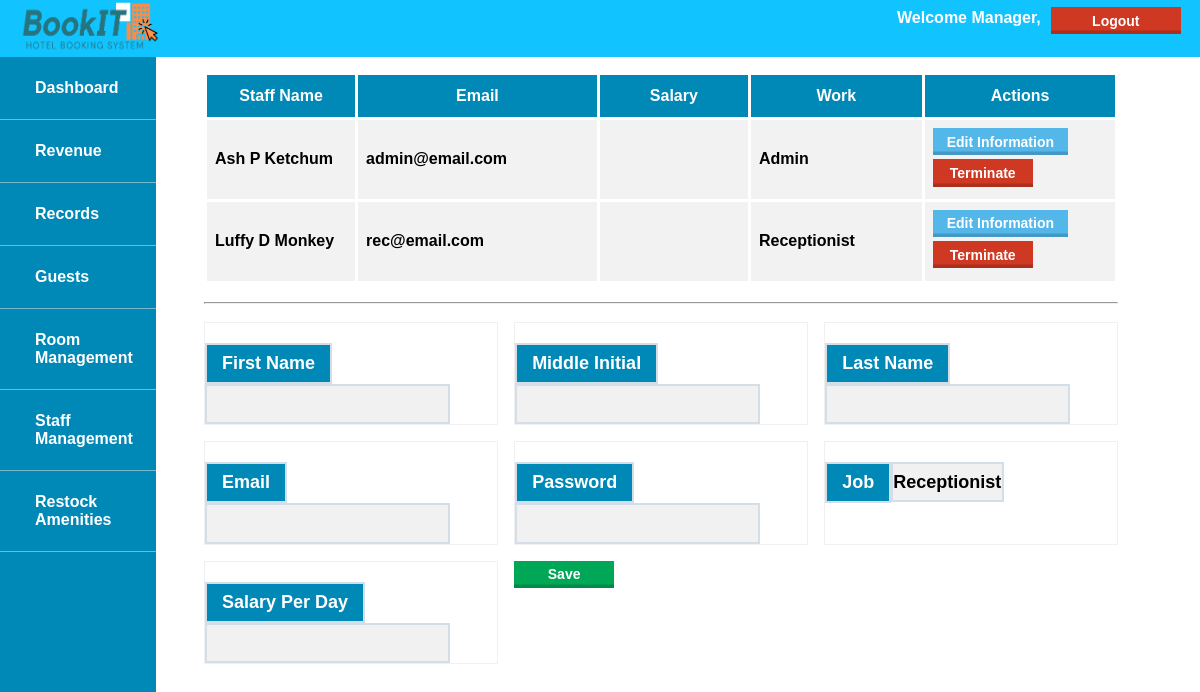
/manager_staff.php, run on the app's committed database.
### tables this page shows
CREATE TABLE Users(
        user_id INT NOT NULL AUTO_INCREMENT PRIMARY KEY,
        fname VARCHAR(100),
        lname VARCHAR(100),
        MI VARCHAR(5) ,
        email VARCHAR(100) ,
        password VARCHAR(100) ,
        user_type ENUM('Receptionist', 'Admin')
    );

### connection.php (called while the page is built, shortened)
<?php
    $fname = '';
    $mi = "";
    $lname = "";
    $email = "";
    $salary = "";
    $update = false;
?>

### manager_staff.php (the view, shortened to what this page needs)
<?php
    include 'connection.php';
?>
<!DOCTYPE html>
<html>
    <head>
        <link rel="stylesheet" href="style.css">
    </head>
    <body>
        <header>
        <div id="header">
        <img src="assets/bookIT_Logo.png">
        <div class="right-float">
                <a>
                    <form method="post" action="#">
                        <button class="Logoutbutton" name="logout">Logout</button>
                    </form>
                </a>
            </div>
            <div class="right-float">
                <p>Welcome Manager,</p>
            </div>
        </div>
        </header>
        <nav><ul>
                <li id="logoli"><img src="assets/bookIT_Logo.png"></li>
                <li><a href="manager_dashboard.php">Dashboard</a></li>
                <li><a href="manager_revenue.php">Revenue</a></li>
                <li><a href="manager_records.php">Records</a></li>
                <li><a href="manager_guests.php">Guests</a></li>
                <li><a href="manager_room-mgt.php">Room Management</a></li>
                <li><a href="#">Staff Management</a></li>
                <li><a href="manager_restock.php">Restock Amenities</a></li>
            </ul>
        </nav>
        <div id="content">
            <table id="Table">
                    <tr>
                        <th>Staff Name</th>
                        <th>Email</th>
                        <th>Salary</th>
                        <th>Work</th>
                        <th>Actions</th>
                    </tr>
                    <?php
                            $sql = "SELECT user_id AS 'UID',
                            CONCAT(fname, ' ', MI, ' ', lname) AS 'Staff Name',
                            email AS 'Email', salary AS 'Salary',
                            user_type AS 'Job' FROM users;";
                            $display = $conn->query($sql);
                            if($rows = $display != NULL){
                                while($rows = $display->fetch_assoc()){
                                    echo
                                        "<tr><td>". $rows['Staff Name']. "</td>
                                             <td>". $rows['Email']. "</td>
                                             <td>". $rows['Salary']. "</td>
                                             <td>". $rows['Job']. "</td>
                                             <td><button class='Offerbutton'><a href='manager_staff.php?edit=".$rows['UID']."'>Edit Information</a></button>
                                                 <button class='Checkoutbutton'><a href='staff-server.php?delete=".$rows['UID']."'>Terminate</a></button></td>
                                        </tr>";
                                        }
                                    echo "</table>";
                            }else{
                                echo "No staff here. ";
                            }
                    ?>
            <br>
            <hr>
            <br>
            <form method="post" action="staff-server.php" class="staffgrid">
                <span class="staffbox1">
                    <label class='Labelform-staff'>First Name</label><input type="text" class='input-staff' name="fname" value="<?php echo $fname;?>"></span>
                <span class="staffbox2">
                    <label class='Labelform-staff'>Middle Initial</label><input type="text" class='input-staff' name="mi"value="<?php echo $mi;?>"></span>
                <span class="staffbox3">
                    <label class='Labelform-staff'>Last Name</label><input type="text" class='input-staff' name="lname" value="<?php echo $lname;?>"></span>
                <span class="staffbox4">
                    <label class='Labelform-staff'>Email</label><input type="email" class='input-staff' name="email" value="<?php echo $email;?>"required></span>
                <span class="staffbox5">
                    <label class='Labelform-staff'>Password</label><input type="password" class='input-staff' name="password" value=""required></span>
                <span class="staffbox6">
                    <label class='Labelform-staff'>Job</label><select name="jobs" class='input-staff' id="jobs">
                        <option value="Receptionist">Receptionist</option>
                    </select></span>
                <span class="staffbox7">
                <label class='Labelform-staff'>Salary Per Day</label><input type="text" class='input-staff' name="salary" value="<?php echo $salary;?>"></span>
                <span class="staffbox8">
                <?php
                    if($update == true):
                ?>
                <button type="submit" class="Greenbutton" name="update" >Update</button>
                <?php else: ?>
                <button type="submit" class="Greenbutton" name="save" >Save</button>
                <?php endif; ?></span>
	        </form>
        </div>
    </body>

### style.css (style rules this page uses)
* { margin: 0; padding: 0; box-sizing: border-box; font-family: 'Montserrat', sans-serif; font-weight: 600; }
#header { padding: 1px 15px; background-color: #11C3FF; color: white; height: 65px; width: 100%; z-index: 999; position: absolute; margin-top: -32px; }
.right-float { float: right; }
.right-float button { margin-top: 1em; }
#header img { height: 65px; width: 145px; }
#header p { margin-top: 1em; padding: 0 10px; }
#content { margin-top: 2%; margin-left: 17%; margin-right: 6.8%; margin-bottom: 2%; padding-top: 4%; }
ul { list-style-type: none; width: 13%; background-color: #0088B6; position: fixed; height: 120%; overflow-x: hidden; margin-top: -36px; z-index: 1; }
#logoli { background-color: #11C3FF; }
li a { padding-top:4px; display: block; color: #fff; padding: 22px 35px; text-decoration: none; font-weight: bold; border-bottom: 1px solid rgba(240, 233, 233, .5); }
input.booking[type="file"],input.mngt[type="file"],select { width: 23.4%; background: #f1f1f1; }
.Labelform-staff { display: inline-block; padding: 8px 15px; font-size: 18px; color: white; border: 2px solid #D3DEE8; background-color: #0088B6; -webkit-box-sizing:border-box; -moz-box-sizing:border-box; box-sizing:border-box; margin-top: 20px; }
.input-staff { display: inline-block; padding: 7.8px 0px; font-size: 18px; width: auto; -webkit-appearance: none; border: 2px solid #D3DEE8; background-color: #F1F1F1; -webkit-box-sizing:border-box; -moz-box-sizing:border-box; box-sizing:border-box; }
.staffgrid { display: grid; grid-template-columns: 1fr 1fr 1fr; grid-gap: 1em; grid-auto-rows: minmax(100px, auto); width: 100%; align-items: stretch; }
.staffbox1 { border: 1px solid rgba(213, 213, 213, 0.37); grid-column: 1; grid-row:1; color: #fff; }
.staffbox2 { border: 1px solid rgba(213, 213, 213, 0.37); grid-column: 2; grid-row:1; color: #fff; }
.staffbox3 { border: 1px solid rgba(213, 213, 213, 0.37); grid-column: 3; grid-row:1; color: #fff; }
.staffbox4 { border: 1px solid rgba(213, 213, 213, 0.37); grid-column: 1/2.5; grid-row:2; color: #fff; }
.staffbox5 { border: 1px solid rgba(213, 213, 213, 0.37); grid-column: 2.5/4; grid-row:2; color: #fff; }
.staffbox6 { border: 1px solid rgba(213, 213, 213, 0.37); grid-column: 3; grid-row:; color: #fff; }
.staffbox7 { border: 1px solid rgba(213, 213, 213, 0.37); grid-column: 1; grid-row:3; color: #fff; }
#Table { border-collapse: collapse; width: 100%; }
#Table td, #Table th { border: 3px solid #fff; padding: 8px; overflow: hidden; }
#Table tr { background-color: #f2f2f2; }
#Table th { padding-top: 12px; padding-bottom: 12px; text-align: center; background-color: #0088B6; color: white; overflow: hidden; width: 100px; }
button { border: none; color: white; padding:0.4em 1em; text-align: center; text-decoration: none; display: inline-block; font-size: 14px; margin:0 0.3em 0.3em 0; box-shadow:inset 0 -0.6em 0 -0.35em rgba(0,0,0,0.17); font-weight: bold; }
.Greenbutton { background-color: #00A757; border: none; color: white; padding:0.4em 1em; text-align: center; text-decoration: none; display: inline-block; font-size: 14px; margin:0 0.3em 0.3em 0; box-shadow:inset 0 -0.6em 0 -0.35em rgba(0,0,0,0.17); font-weight: bold; white-space: normal; -webkit-appearance: none; width: 100px; }
.Logoutbutton { background-color: #CF3823; border: none; color: white; padding:0.4em 1em; text-align: center; text-decoration: none; display: inline-block; font-size: 14px; margin:0 0.3em 0.3em 0; box-shadow:inset 0 -0.6em 0 -0.35em rgba(0,0,0,0.17); font-weight: bold; white-space: normal; -webkit-appearance: none; width: 130px; }
.Offerbutton { background-color: #53B7EA; }
.Offerbutton a { color:white; text-decoration: none; }
.Checkoutbutton { background-color: #CF3823; border: none; color: white; padding:0.4em 1em; text-align: center; text-decoration: none; display: inline-block; font-size: 14px; margin:0 0.3em 0.3em 0; box-shadow:inset 0 -0.6em 0 -0.35em rgba(0,0,0,0.17); font-weight: bold; white-space: normal; -webkit-appearance: none; width: 100px; }
.Checkoutbutton a { color:white; text-decoration: none; }

### data on the page
users: Staff "Ash P Ketchum", email "admin@email.com", user_type "Admin"
users: Staff "Luffy D Monkey", email "rec@email.com", user_type "Receptionist"
